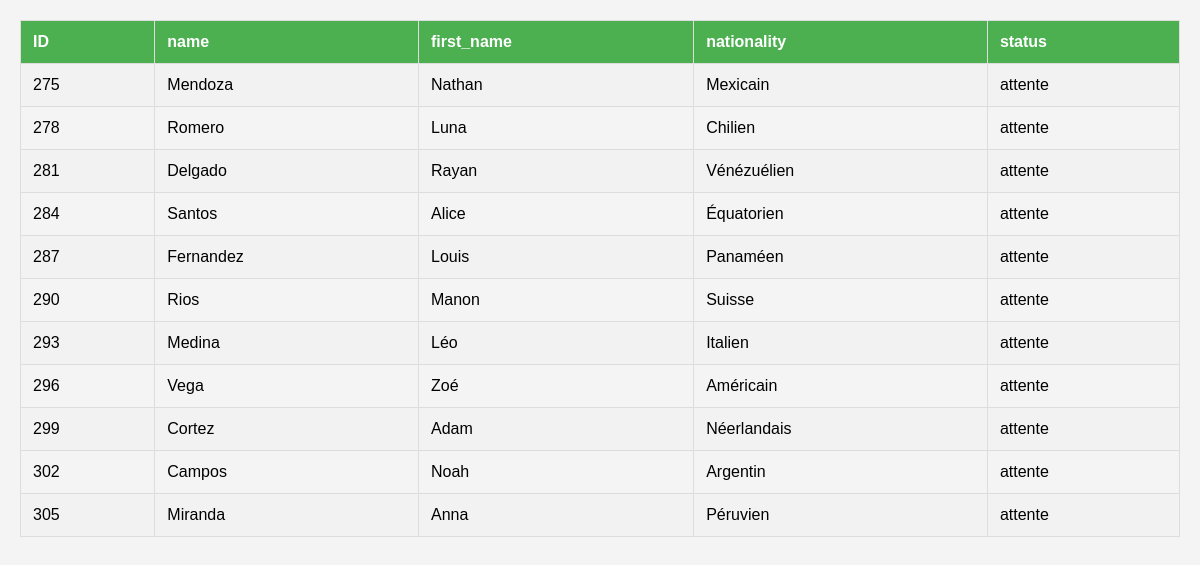
The app's page /run5.php with its own data.
### tables this page shows
CREATE TABLE `course_athelete` (
  `course_id` bigint(20) UNSIGNED NOT NULL,
  `athelete_id` bigint(20) UNSIGNED NOT NULL,
  `temps` double NOT NULL
);

CREATE TABLE `athelete` (
  `name` varchar(255) NOT NULL,
  `firstname` varchar(255) NOT NULL,
  `email` varchar(255) NOT NULL,
  `password` varchar(255) NOT NULL,
  `id` bigint(20) UNSIGNED NOT NULL,
  `nationality` varchar(20) NOT NULL,
  `distance` int(32) NOT NULL,
  `date_de_naissance` date DEFAULT NULL,
  `penality` varchar(255) DEFAULT NULL,
  `status` varchar(255) DEFAULT 'ATTENTE'
);

### run5.php (the view, shortened to what this page needs)
<!DOCTYPE html>
<html lang="en">
<head>
</head>
<body>
</body>
</html>
<?php
include("sql.php");
$conn = new mysqli($db_server, $db_user, $db_pass, $db_name);
$sql="SELECT * FROM athelete a JOIN course_athelete c ON a.id=c.athelete_id WHERE c.course_id=5;";
$result= $conn->query($sql);
if ($result->num_rows > 0) {
    echo "<table border='1'><tr><th>ID</th><th>name</th><th>first_name</th><th>nationality</th><th>status</th></tr>";
    while ($row = $result->fetch_assoc()) {
        echo "<tr>
                <td>" . htmlspecialchars($row["id"]) . "</td>
                <td>" . htmlspecialchars($row["name"]) . "</td>
                <td>" . htmlspecialchars($row["firstname"]) . "</td>
                <td>" . htmlspecialchars($row["nationality"]) . "</td>
                <td>" . htmlspecialchars($row["status"]) . "</td>
              </tr>";
    }
    echo "</table>";
} else {
    echo "Aucun athlète trouvé.";
}
?>

### run5.php (style rules this page uses)
body { font-family: Arial, sans-serif; background-color: #f4f4f4; margin: 0; padding: 20px; }
table { width: 100%; border-collapse: collapse; margin-bottom: 20px; }
table, th, td { border: 1px solid #ddd; }
th, td { padding: 12px; text-align: left; }
th { background-color: #4CAF50; color: white; }
tr:nth-child(even) { background-color: #f2f2f2; }

### records on screen
course_athelete: athelete "275", athelete.name "Mendoza", athelete.firstname "Nathan", athelete.nationality "Mexicain", athelete.status "attente"
course_athelete: athelete "278", athelete.name "Romero", athelete.firstname "Luna", athelete.nationality "Chilien", athelete.status "attente"
course_athelete: athelete "281", athelete.name "Delgado", athelete.firstname "Rayan", athelete.nationality "Vénézuélien", athelete.status "attente"
course_athelete: athelete "284", athelete.name "Santos", athelete.firstname "Alice", athelete.nationality "Équatorien", athelete.status "attente"
course_athelete: athelete "287", athelete.name "Fernandez", athelete.firstname "Louis", athelete.nationality "Panaméen", athelete.status "attente"
course_athelete: athelete "290", athelete.name "Rios", athelete.firstname "Manon", athelete.nationality "Suisse", athelete.status "attente"
course_athelete: athelete "293", athelete.name "Medina", athelete.firstname "Léo", athelete.nationality "Italien", athelete.status "attente"
course_athelete: athelete "296", athelete.name "Vega", athelete.firstname "Zoé", athelete.nationality "Américain", athelete.status "attente"
course_athelete: athelete "299", athelete.name "Cortez", athelete.firstname "Adam", athelete.nationality "Néerlandais", athelete.status "attente"
course_athelete: athelete "302", athelete.name "Campos", athelete.firstname "Noah", athelete.nationality "Argentin", athelete.status "attente"
course_athelete: athelete "305", athelete.name "Miranda", athelete.firstname "Anna", athelete.nationality "Péruvien", athelete.status "attente"
